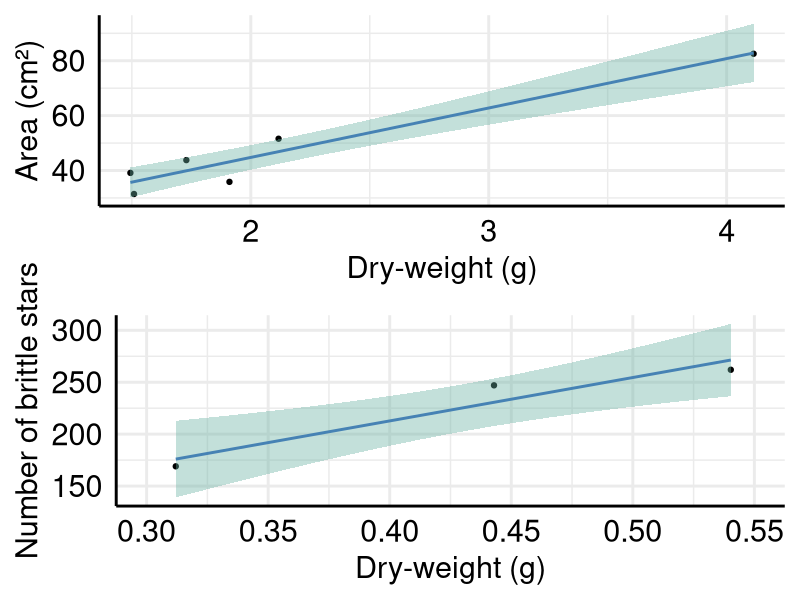
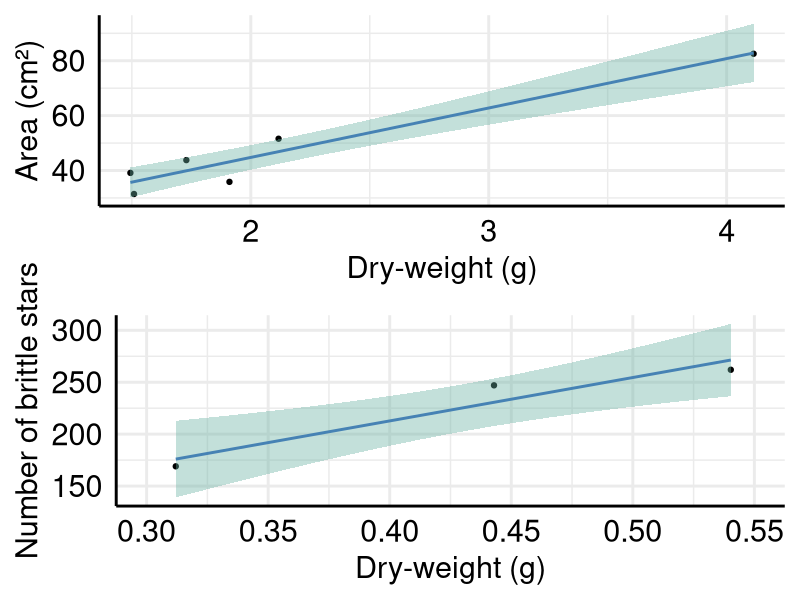

Here is the R script that generated these plots, in order:
#The effects of the nonnative brittle star Ophiothela mirabilis Verrill, 1867 on the feeding performance of an octocoral host in a southwestern Atlantic rocky shore 
#Patrick Derviche and Paulo da Cunha Lana 

#Package
library(ggplot2)
library(ggpubr)

#Figure 3
#Relationship between a the dry weight (g) and area (cm2 ) of Leptogorgia punicea and between b the dry weight (g) and the number of individuals of Ophiothela mirabilis. Black dots are raw data, and lines and shaded areas represent GLM predictions ± standard error
data <- read.csv(file="dw.csv",header=TRUE,sep=";",dec=".")

data1<-subset(data, select = c(species, group, replicate,dw, area))
data1 <- na.omit(data1)

data2<-subset(data, select = c(species, replicate,dw, n))
data2 <- na.omit(data2)

#Leptogorgia punicea
DWocto <- ggplot(data1, aes(x=dw, y=area)) + 
  geom_point() +
  theme_minimal(base_size = 22)+
  xlab("Dry-weight (g)") + ylab("Area (cm²)")+
  geom_smooth(method=glm , color="steelblue", fill="#69b3a2", se=TRUE)+
  theme(axis.text.x = element_text(color="black",size=22))+
  theme(axis.text.y = element_text(color="black",size=22))+ 
  theme(axis.line = element_line(colour = "black", size = 1, linetype = "solid"))

#Ophiothela mraibilis
DW.ophi <- ggplot(data2, aes(x=dw, y=n)) + 
  geom_point() +
  theme_minimal(base_size = 22)+
  xlab("Dry-weight (g)") + ylab("Number of brittle stars")+
  geom_smooth(method=glm , color="steelblue", fill="#69b3a2", se=TRUE)+
  theme(axis.text.x = element_text(color="black",size=22))+
  theme(axis.text.y = element_text(color="black",size=22))+
  scale_x_continuous(limits = c(0.3, 0.55))+ 
  theme(axis.line = element_line(colour = "black", size = 1, linetype = "solid"))

#Product
Fig3 <- ggarrange(DWocto, DW.ophi,  
                  ncol = 1, nrow = 2)
Fig3

ggsave(Fig3, file="Fig3.png", width=17.4, height=7, dpi=1500)

#End
